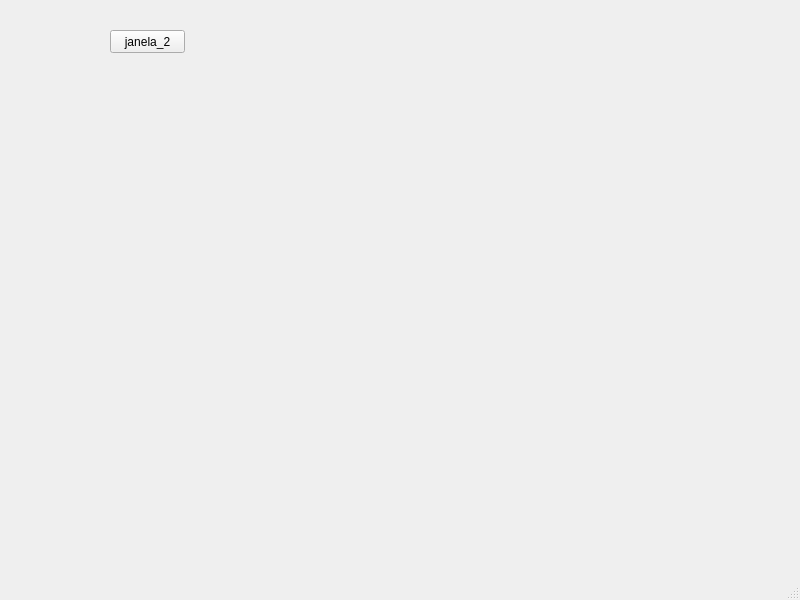
<?xml version="1.0" encoding="UTF-8"?>
<!-- Reconstruído em 2026 a partir do ui_mainwindow.h gerado na pasta build (o .ui original foi perdido). -->
<ui version="4.0">
 <class>MainWindow</class>
 <widget class="QMainWindow" name="MainWindow">
  <property name="geometry">
   <rect>
    <x>0</x>
    <y>0</y>
    <width>800</width>
    <height>600</height>
   </rect>
  </property>
  <property name="windowTitle">
   <string>MainWindow</string>
  </property>
  <widget class="QWidget" name="centralwidget">
   <widget class="QPushButton" name="PushButton">
    <property name="geometry">
     <rect>
      <x>110</x>
      <y>30</y>
      <width>75</width>
      <height>23</height>
     </rect>
    </property>
    <property name="text">
     <string>janela_2</string>
    </property>
   </widget>
  </widget>
  <widget class="QMenuBar" name="menubar">
   <property name="geometry">
    <rect>
     <x>0</x>
     <y>0</y>
     <width>800</width>
     <height>21</height>
    </rect>
   </property>
  </widget>
  <widget class="QStatusBar" name="statusbar"/>
 </widget>
 <resources/>
 <connections/>
</ui>
